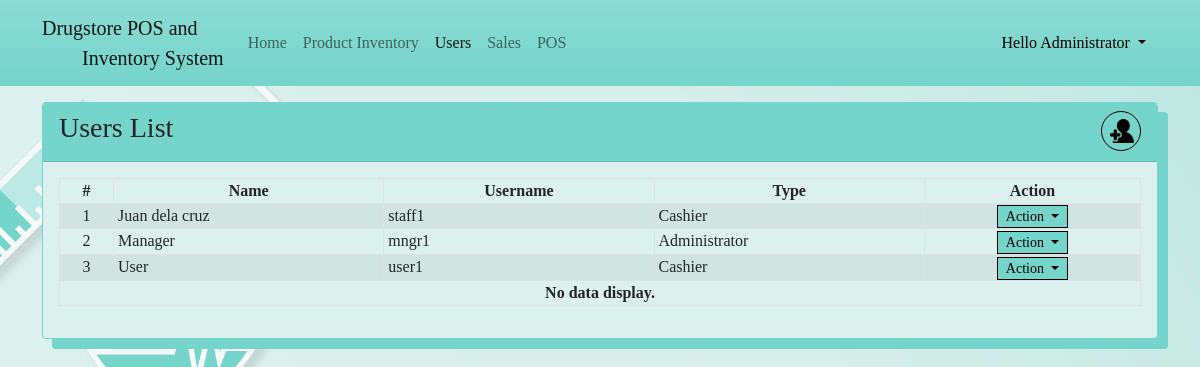
Page /?page=users (signed in) on the committed database.
### tables this page shows
CREATE TABLE `user_list` (
            `user_id` INTEGER NOT NULL PRIMARY KEY AUTOINCREMENT,
            `fullname` INTEGER NOT NULL,
            `username` TEXT NOT NULL,
            `password` TEXT NOT NULL,
            `type` INTEGER NOT NULL,
            `status` INTEGER NOT NULL Default 1,
            `date_created` TIMESTAMP DEFAULT CURRENT_TIMESTAMP
        );

### users.php (the view, shortened to what this page needs)
<div class="card">
    <div class="card-header d-flex justify-content-between">
        <h3 class="card-title">Users List</h3>
        <div class="card-tools align-middle">
            <button class="btn btn-primary btn-sm py-1" type="button" id="create_new"><img src="extra/add-user.png">  &nbspAdd New</button>
        </div>
    </div>
    <div class="card-body">
        <table class="table table-hover table-striped table-bordered">
            <colgroup>
                <col width="5%">
                <col width="25%">
                <col width="25%">
                <col width="25%">
                <col width="20%">
            </colgroup>
            <thead>
                <tr>
                    <th class="text-center p-0">#</th>
                    <th class="text-center p-0">Name</th>
                    <th class="text-center p-0">Username</th>
                    <th class="text-center p-0">Type</th>
                    <th class="text-center p-0">Action</th>
                </tr>
            </thead>
            <tbody>
                <?php
                $sql = "SELECT * FROM `user_list` where user_id != 1 order by `fullname` asc";
                $qry = $conn->query($sql);
                $i = 1;
                    while($row = $qry->fetchArray()):
                ?>
                <tr>
                    <td class="text-center p-0"><?php echo $i++; ?></td>
                    <td class="py-0 px-1"><?php echo $row['fullname'] ?></td>
                    <td class="py-0 px-1"><?php echo $row['username'] ?></td>
                    <td class="py-0 px-1"><?php echo ($row['type'] == 1)? 'Administrator':'Cashier' ?></td>
                    <th class="text-center py-0 px-1">
                        <div class="btn-group" role="group">
                            <button id="btnGroupDrop1" type="button" class="btn btn-primary dropdown-toggle btn-sm rounded-0 py-0" data-bs-toggle="dropdown" aria-expanded="false">
                            Action
                            </button>
                        </div>
                    </th>
                </tr>
                <?php endwhile; ?>
                <?php if(!$qry->fetchArray()): ?>
                    <tr>
                        <th class="text-center p-0" colspan="5">No data display.</th>
                    </tr>
                <?php endif; ?>
            </tbody>
        </table>
    </div>
</div>

### index.php (style rules this page uses)
html,body { height:100%; width:100%; }
.navbar-brand, .nav-link, .btn { color: black; font-family: Bahnschrift; }

### users.php (style rules this page uses)
body { background-image: url("extra/bg.jpg"); background-size: cover; font-family: Bahnschrift; }
.btn { background-color: #76d5cb; border: 1px solid black; }
.card-header { background-color: #76d5cb; }
.card { background-color: #DCF0ED; border: 1px solid #76d5cb; box-shadow: 10px 10px #76d5cb; }
img { width: 24px; height: 24px; }
.card-tools button { border-radius: 50px; width: 40px; height: 40px; text-position: fixed; white-space: nowrap; overflow: hidden; transition: width 1.5s; }

### rows in the picture
user_list: fullname "Juan dela cruz", username "staff1", type "Cashier"
user_list: fullname "Manager", username "mngr1", type "Administrator"
user_list: fullname "User", username "user1", type "Cashier"

### other values in the picture
$_SESSION['fullname'] "Administrator"
